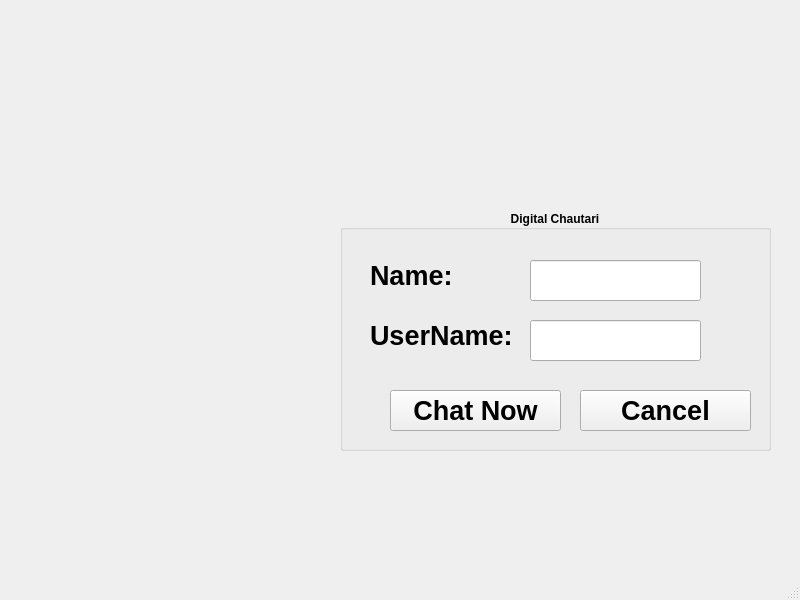
<?xml version="1.0" encoding="UTF-8"?>
<ui version="4.0">
 <class>login</class>
 <widget class="QMainWindow" name="login">
  <property name="enabled">
   <bool>true</bool>
  </property>
  <property name="geometry">
   <rect>
    <x>0</x>
    <y>0</y>
    <width>800</width>
    <height>600</height>
   </rect>
  </property>
  <property name="windowTitle">
   <string>login</string>
  </property>
  <widget class="QWidget" name="centralwidget">
   <widget class="QGroupBox" name="groupBox">
    <property name="geometry">
     <rect>
      <x>340</x>
      <y>210</y>
      <width>431</width>
      <height>241</height>
     </rect>
    </property>
    <property name="font">
     <font>
      <italic>false</italic>
      <bold>true</bold>
      <underline>false</underline>
      <strikeout>false</strikeout>
      <kerning>true</kerning>
     </font>
    </property>
    <property name="cursor">
     <cursorShape>ArrowCursor</cursorShape>
    </property>
    <property name="title">
     <string>Digital Chautari</string>
    </property>
    <property name="alignment">
     <set>Qt::AlignCenter</set>
    </property>
    <widget class="QLabel" name="label">
     <property name="geometry">
      <rect>
       <x>30</x>
       <y>40</y>
       <width>161</width>
       <height>51</height>
      </rect>
     </property>
     <property name="font">
      <font>
       <pointsize>20</pointsize>
       <italic>false</italic>
       <bold>true</bold>
       <underline>false</underline>
       <strikeout>false</strikeout>
       <kerning>true</kerning>
      </font>
     </property>
     <property name="text">
      <string>Name:</string>
     </property>
     <property name="buddy">
      <cstring>lineEdit_Name</cstring>
     </property>
    </widget>
    <widget class="QLabel" name="label_2">
     <property name="geometry">
      <rect>
       <x>30</x>
       <y>100</y>
       <width>161</width>
       <height>51</height>
      </rect>
     </property>
     <property name="font">
      <font>
       <pointsize>20</pointsize>
       <italic>false</italic>
       <bold>true</bold>
       <underline>false</underline>
       <strikeout>false</strikeout>
       <kerning>true</kerning>
      </font>
     </property>
     <property name="text">
      <string>UserName:</string>
     </property>
     <property name="buddy">
      <cstring>lineEdit_User_Name</cstring>
     </property>
    </widget>
    <widget class="QLineEdit" name="lineEdit_Name">
     <property name="geometry">
      <rect>
       <x>190</x>
       <y>50</y>
       <width>171</width>
       <height>41</height>
      </rect>
     </property>
    </widget>
    <widget class="QLineEdit" name="lineEdit_User_Name">
     <property name="geometry">
      <rect>
       <x>190</x>
       <y>110</y>
       <width>171</width>
       <height>41</height>
      </rect>
     </property>
    </widget>
    <widget class="QPushButton" name="pushButton_login">
     <property name="geometry">
      <rect>
       <x>50</x>
       <y>180</y>
       <width>171</width>
       <height>41</height>
      </rect>
     </property>
     <property name="font">
      <font>
       <pointsize>20</pointsize>
       <italic>false</italic>
       <bold>true</bold>
       <underline>false</underline>
       <strikeout>false</strikeout>
       <kerning>true</kerning>
      </font>
     </property>
     <property name="text">
      <string>Chat Now</string>
     </property>
    </widget>
    <widget class="QPushButton" name="pushButton_exit">
     <property name="geometry">
      <rect>
       <x>240</x>
       <y>180</y>
       <width>171</width>
       <height>41</height>
      </rect>
     </property>
     <property name="font">
      <font>
       <pointsize>20</pointsize>
       <italic>false</italic>
       <bold>true</bold>
       <underline>false</underline>
       <strikeout>false</strikeout>
       <kerning>true</kerning>
      </font>
     </property>
     <property name="text">
      <string>Cancel</string>
     </property>
    </widget>
   </widget>
  </widget>
  <widget class="QMenuBar" name="menubar">
   <property name="geometry">
    <rect>
     <x>0</x>
     <y>0</y>
     <width>800</width>
     <height>22</height>
    </rect>
   </property>
  </widget>
  <widget class="QStatusBar" name="statusbar"/>
 </widget>
 <resources/>
 <connections/>
</ui>
